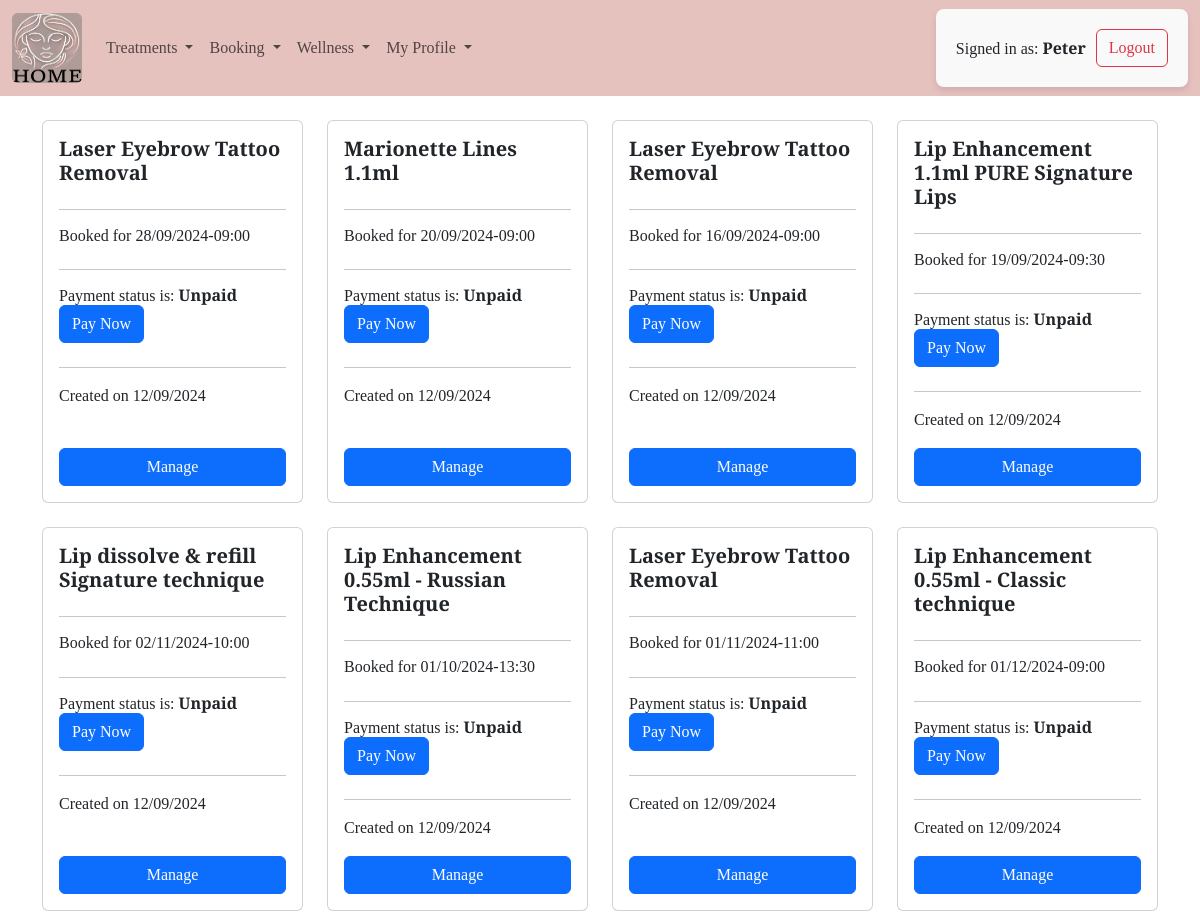
/booking/bookings/ (signed in, upper part), run on an earlier commit of the app's database.
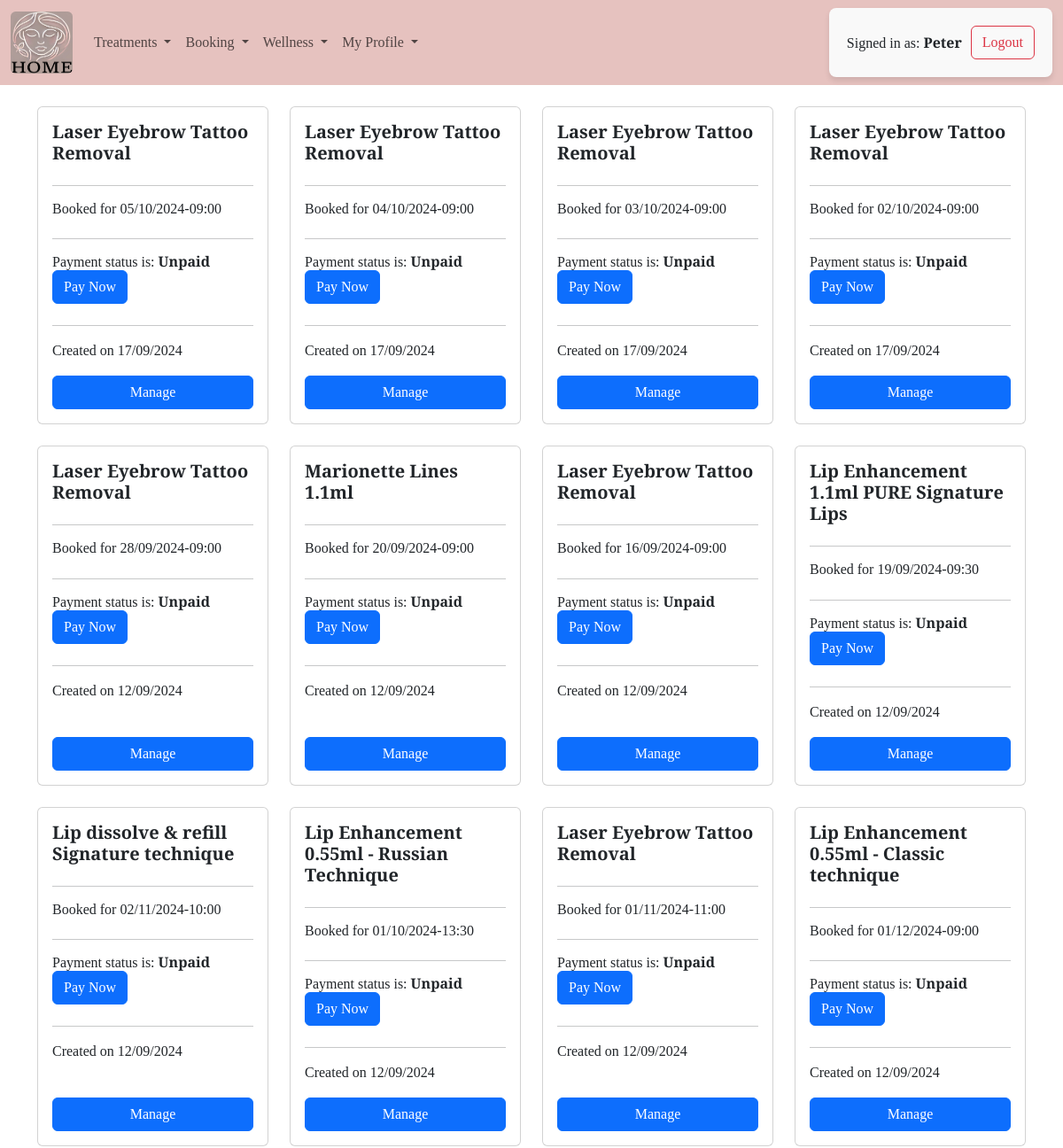
And on a later commit of the database.
### booking/models.py (models this page shows, shortened)
class Booking(models.Model):
    patient = models.ForeignKey(Patient, on_delete=models.CASCADE)
    product = models.ForeignKey(Product, on_delete=models.CASCADE)
    time_slot = models.ForeignKey(TimeSlot, on_delete=models.SET_NULL, null=True, blank=True)
    booking_date = models.DateField()
    payment_status = models.BooleanField(default=False)
    booked_on = models.DateTimeField(auto_now_add=True)
    additional_notes = models.TextField(blank=True, null=True)
    class Meta:
        unique_together = ('patient', 'booking_date')  # Ensure no duplicates at the DB level

class TimeSlot(models.Model):
    slot = models.CharField(max_length=99, help_text="Enter time slot (e.g., 09:00 AM - 10:00 AM)")
    def __str__(self):
        return self.slot

### treatment/models.py (models this page shows)
class Product(models.Model):
    category = models.ForeignKey(Category, on_delete=models.CASCADE)
    body_part = models.ForeignKey(BodyPart, on_delete=models.SET_NULL, blank=True, null=True)
    product_name = models.CharField(max_length=255)
    price = models.DecimalField(max_digits=10, decimal_places=2)
    duration = models.IntegerField(blank=True, null=True, help_text="Duration in minutes")
    additional_info = models.TextField(blank=True, null=True)
    def __str__(self):
        return self.product_name

### booking/views.py (the view)
# urls.py: path('bookings/', views.booking_list, name='booking_list'),
@login_required
def booking_list(request):
    bookings = Booking.objects.all().order_by('-booked_on')
    context = {
        'bookings': bookings
    }
    return render(request, 'booking/booking_list.html', context)

### booking/templates/booking/booking_list.html (shortened to what this page needs)
{% extends 'base.html' %}
{% block content %}
{% if bookings %}
<div class="container">
  <div class="row d-flex flex-wrap justify-content-start">
    {% for booking in bookings %}
    <div class="col-12 col-sm-6 col-md-4 col-lg-3 mb-4 d-flex">
      <div class="card w-100 d-flex flex-column">
        <div class="card-body d-flex flex-column">
          <h5 class="card-title"><strong>{{ booking.product }}</strong></h5>
          <hr>
          <h6>Booked for {{ booking.booking_date|date:"d/m/Y" }}-{{ booking.time_slot }}</h6>
          <hr>
          <h6>Payment status is:
            <strong>
              {{ booking.payment_status|yesno:"Paid,Unpaid" }}
              {% if not booking.payment_status %}
                <a href="#" class="btn btn-primary mt-auto">Pay Now</a>
              {% endif %}
            </strong>
          </h6>
          <hr>
          <p>Created on {{ booking.booked_on|date:"d/m/Y" }}</p>
          <a href="#" class="btn btn-primary mt-auto">Manage</a>
        </div>
      </div>
    </div>
    {% endfor %}
  </div>
</div>
{% else %}
<p>No bookings are available.</p>
{% endif %}
{% endblock %}

What changed in the data, as far as the page shows it:
added Booking: product "Laser Eyebrow Tattoo Removal", booking_date "05/10/2024", time_slot "09:00", payment_status "Unpaid", shows "Pay Now", booked_on "17/09/2024"
added Booking: product "Laser Eyebrow Tattoo Removal", booking_date "04/10/2024", time_slot "09:00", payment_status "Unpaid", shows "Pay Now", booked_on "17/09/2024"
added Booking: product "Laser Eyebrow Tattoo Removal", booking_date "03/10/2024", time_slot "09:00", payment_status "Unpaid", shows "Pay Now", booked_on "17/09/2024"
added Booking: product "Laser Eyebrow Tattoo Removal", booking_date "02/10/2024", time_slot "09:00", payment_status "Unpaid", shows "Pay Now", booked_on "17/09/2024"
